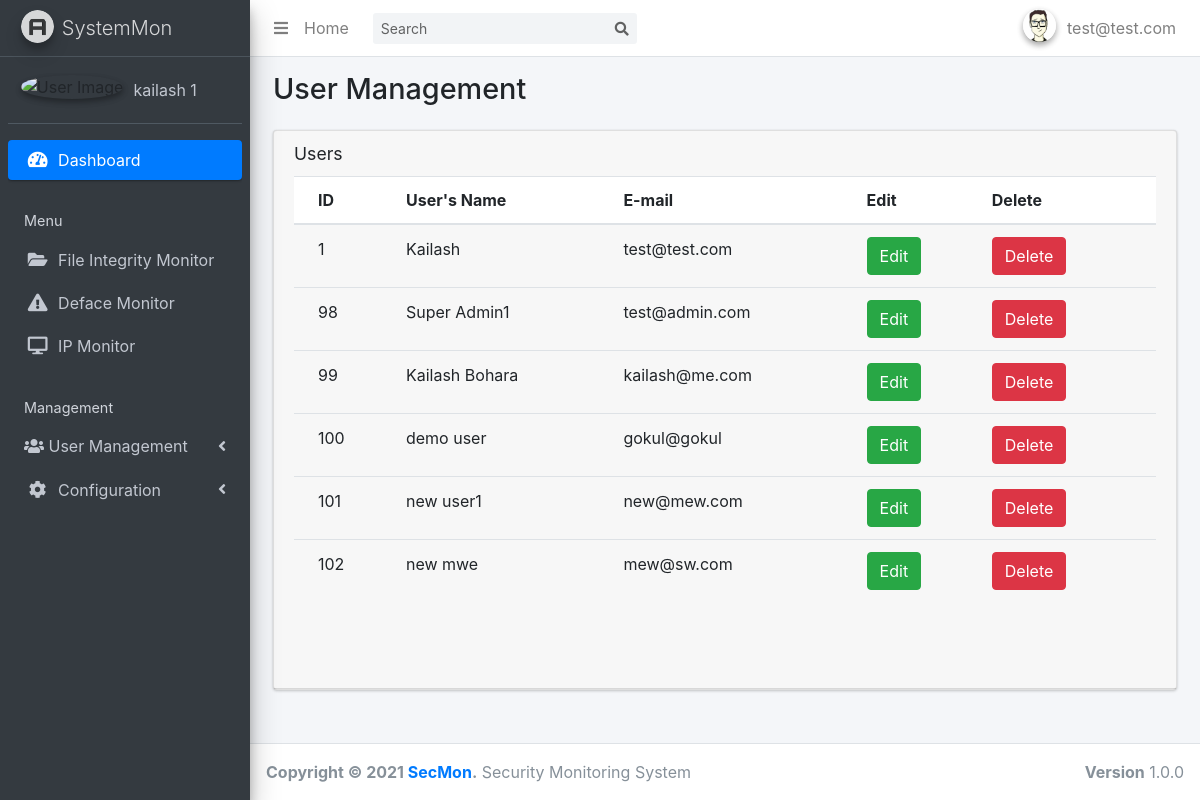
Screenshot of /useredit.php (signed in) with the database file from the repository.
### tables this page shows
CREATE TABLE `filescan_config` (
  `id` int(255) NOT NULL,
  `account` varchar(200) NOT NULL,
  `scan_path` varchar(200) NOT NULL,
  `email` varchar(200) NOT NULL,
  `file_extensions` varchar(200) NOT NULL
);

CREATE TABLE `users` (
  `id` int(10) NOT NULL,
  `name` varchar(250) NOT NULL,
  `password` varchar(500) NOT NULL,
  `email` varchar(250) NOT NULL,
  `time_stamp` date DEFAULT NULL
);

### useredit.php (the view, shortened to what this page needs)
<!DOCTYPE html>
<html>
<head>
  <link rel="stylesheet" href="plugins/fontawesome-free/css/all.min.css">
  <link rel="stylesheet" href="https://code.ionicframework.com/ionicons/2.0.1/css/ionicons.min.css">
  <link rel="stylesheet" href="dist/css/adminlte.min.css">
  <link rel="stylesheet" href="https://stackpath.bootstrapcdn.com/bootstrap/4.3.1/css/bootstrap.min.css">
</head>
<body class="hold-transition sidebar-mini">
<div class="wrapper">
<?php include 'themepart/nav-bar.php'; ?>
<?php include 'themepart/sidebar.php';
?>
  <div class="content-wrapper">
    <section class="content-header">
      <div class="container-fluid">
        <div class="row mb-2">
          <div class="col-sm-6">
            <h1>User Management</h1>
          </div>
        </div>
      </div>
    </section>
    <section class="content">
      <div class="container-fluid">
        <div class="row">
          <div class="col-12">
            <div class="card">
              <div class="card-header">
                <h3 class="card-title">Users</h3>
              <div class="card-body table-responsive p-0" style="height: 500px;">
                  <?php
                  $connection= mysqli_connect("localhost","root","","hash_analyzer");
                  $query= "SELECT * FROM users";
                  $query_run= mysqli_query($connection,$query);
                  ?>
                <table class="table table-head-fixed text-nowrap">
                  <thead>
                    <tr>
                      <th>ID</th>
                      <th>User's Name</th>
                      <th>E-mail</th>
                      <th>Edit</th>
                      <th>Delete</th>
                    </tr>
                  </thead>
                  <tbody>
                   <?php
                    if(mysqli_num_rows($query_run)> 0)
                    {
                      while($row = mysqli_fetch_assoc($query_run))
                      {
                       ?>
                    <tr>
                       <td> <?php echo $row['id'];?> </td>
                       <td> <?php echo $row['name'];?> </td>
                       <td> <?php echo $row['email'];?> </td>
                       <td>
                           <button type="button" class="btn btn-success editbtn" data-toggle="modal" data-target="#editUserModal">Edit</button>
                       </td>
                       <td>
                        <button type="button" class="btn btn-danger deletebtn" data-toggle="modal" data-target="#deleteUserModal">Delete</button>
                       </td>
                    </tr>
                    <?php
                      }
                    }
                    else {
                      echo "No record found!";
                    }
                    ?>
                  </tbody>
                </table>
              </div>
            </div>
          </div>
        </div>
      </div>
    </section>
  </div>
<?php include 'themepart/footer.php'; ?>
</div>
</body>
</html>

### themepart/sidebar.php (shortened to what this page needs)
<html>
<head>
</head>
<aside class="main-sidebar sidebar-dark-primary elevation-4">
    <a href="dashboard.php" class="brand-link">
      <img src="dist/img/AdminLTELogo.png" alt="AdminLTE Logo" class="brand-image img-circle elevation-3"
           style="opacity: .8">
      <span class="brand-text font-weight-light">SystemMon</span>
    </a>
    <div class="sidebar">
      <div class="user-panel mt-3 pb-3 mb-3 d-flex">
        <div class="image">
          <img src="dist/img/user2-160x160.jpg" class="img-circle elevation-2" alt="User Image">
        </div>
        <?php
        $connection = mysqli_connect("localhost","root","","hash_analyzer");
        $query= "SELECT * FROM filescan_config";
        $query_run= mysqli_query($connection,$query);
        $row = mysqli_fetch_assoc($query_run);
        ?>
        <div class="info">
          <a href="#" class="d-block"><?php echo $row['account']; ?></a>
        </div>
      </div>
      <nav class="mt-2">
        <ul class="nav nav-pills nav-sidebar flex-column" data-widget="treeview" role="menu" data-accordion="false">
          <li class="nav-item has-treeview menu-open">
            <a href="dashboard.php" class="nav-link active">
              <i class="nav-icon fas fa-tachometer-alt"></i>
              <p>
                Dashboard
              </p>
            </a>
          </li>
          <li class="nav-header">Menu</li>
          <li class="nav-item has-treeview">
            <a href="fim.php" class="nav-link">
              <i class="nav-icon fa fa-folder-open"></i>
              <p>
                File Integrity Monitor
              </p>
            </a>
          <li class="nav-item has-treeview">
            <a href="webmon.php" class="nav-link">
              <i class="nav-icon fa fa-exclamation-triangle"></i>
              <p>
                Deface Monitor
              </p>
            </a>
             <li class="nav-item has-treeview">
            <a href="ipmon.php" class="nav-link">
              <i class="nav-icon fa fa-desktop"></i>
              <p>
                IP Monitor
              </p>
            </a>
          <li class="nav-header">Management</li>
          <li class="nav-item has-treeview">
            <a href="#" class="nav-link">
              <i class="fas fa-users"></i>
              <p>
                User Management
                <i class="fas fa-angle-left right"></i>
              </p>
            </a>
          </li>
          <li class="nav-item has-treeview">
            <a href="#" class="nav-link">
              <i class="nav-icon fa fa-cog"></i>
              <p>
                Configuration
                <i class="fas fa-angle-left right"></i>
              </p>
            </a>
          </li>
        </ul>
      </nav>
    </div>
  </aside>

### rows the page displays
filescan_config: account "kailash 1"
users: id "1", name "Kailash", email "test@test.com"
users: id "98", name "Super Admin1", email "test@admin.com"
users: id "99", name "Kailash Bohara", email "kailash@me.com"
users: id "100", name "demo user", email "gokul@gokul"
users: id "101", name "new user1", email "new@mew.com"
users: id "102", name "new mwe", email "mew@sw.com"

### other values shown
$_SESSION['username'] "test@test.com"
